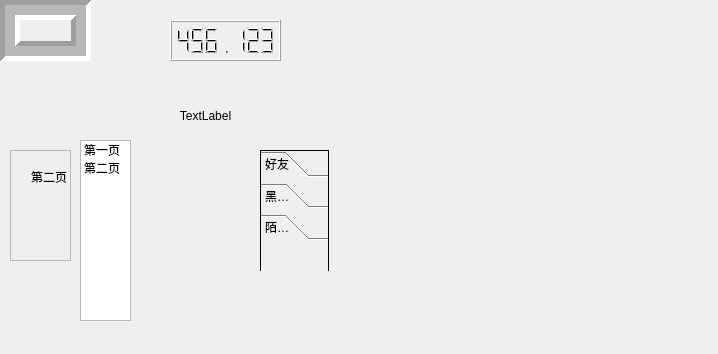
<?xml version="1.0" encoding="UTF-8"?>
<ui version="4.0">
 <class>Widget</class>
 <widget class="QWidget" name="Widget">
  <property name="geometry">
   <rect>
    <x>0</x>
    <y>0</y>
    <width>718</width>
    <height>354</height>
   </rect>
  </property>
  <property name="windowTitle">
   <string>Widget</string>
  </property>
  <widget class="QFrame" name="frame">
   <property name="geometry">
    <rect>
     <x>0</x>
     <y>0</y>
     <width>91</width>
     <height>61</height>
    </rect>
   </property>
   <property name="frameShape">
    <enum>QFrame::Box</enum>
   </property>
   <property name="frameShadow">
    <enum>QFrame::Sunken</enum>
   </property>
   <property name="lineWidth">
    <number>5</number>
   </property>
   <property name="midLineWidth">
    <number>10</number>
   </property>
  </widget>
  <widget class="QLabel" name="label">
   <property name="geometry">
    <rect>
     <x>160</x>
     <y>90</y>
     <width>91</width>
     <height>51</height>
    </rect>
   </property>
   <property name="text">
    <string>TextLabel</string>
   </property>
   <property name="alignment">
    <set>Qt::AlignCenter</set>
   </property>
   <property name="wordWrap">
    <bool>true</bool>
   </property>
  </widget>
  <widget class="QLCDNumber" name="lcdNumber">
   <property name="geometry">
    <rect>
     <x>170</x>
     <y>20</y>
     <width>111</width>
     <height>41</height>
    </rect>
   </property>
   <property name="numDigits">
    <number>7</number>
   </property>
   <property name="value" stdset="0">
    <double>456.122999999999990</double>
   </property>
  </widget>
  <widget class="QListWidget" name="listWidget">
   <property name="geometry">
    <rect>
     <x>80</x>
     <y>140</y>
     <width>51</width>
     <height>181</height>
    </rect>
   </property>
   <item>
    <property name="text">
     <string>第一页</string>
    </property>
   </item>
   <item>
    <property name="text">
     <string>第二页</string>
    </property>
   </item>
  </widget>
  <widget class="QStackedWidget" name="stackedWidget">
   <property name="geometry">
    <rect>
     <x>10</x>
     <y>150</y>
     <width>61</width>
     <height>111</height>
    </rect>
   </property>
   <property name="frameShape">
    <enum>QFrame::StyledPanel</enum>
   </property>
   <property name="currentIndex">
    <number>1</number>
   </property>
   <widget class="QWidget" name="page">
    <widget class="QLabel" name="label_2">
     <property name="geometry">
      <rect>
       <x>30</x>
       <y>10</y>
       <width>54</width>
       <height>12</height>
      </rect>
     </property>
     <property name="text">
      <string>第一页</string>
     </property>
    </widget>
   </widget>
   <widget class="QWidget" name="page_2">
    <widget class="QLabel" name="label_3">
     <property name="geometry">
      <rect>
       <x>20</x>
       <y>20</y>
       <width>54</width>
       <height>12</height>
      </rect>
     </property>
     <property name="text">
      <string>第二页</string>
     </property>
    </widget>
   </widget>
  </widget>
  <widget class="QToolBox" name="toolBox">
   <property name="geometry">
    <rect>
     <x>260</x>
     <y>150</y>
     <width>69</width>
     <height>121</height>
    </rect>
   </property>
   <property name="frameShape">
    <enum>QFrame::Box</enum>
   </property>
   <property name="currentIndex">
    <number>2</number>
   </property>
   <widget class="QWidget" name="page_3">
    <property name="geometry">
     <rect>
      <x>0</x>
      <y>0</y>
      <width>67</width>
      <height>41</height>
     </rect>
    </property>
    <attribute name="label">
     <string>好友</string>
    </attribute>
   </widget>
   <widget class="QWidget" name="page_5">
    <attribute name="label">
     <string>黑名单</string>
    </attribute>
   </widget>
   <widget class="QWidget" name="page_4">
    <property name="geometry">
     <rect>
      <x>0</x>
      <y>0</y>
      <width>67</width>
      <height>41</height>
     </rect>
    </property>
    <attribute name="label">
     <string>陌生人</string>
    </attribute>
   </widget>
  </widget>
 </widget>
 <layoutdefault spacing="6" margin="11"/>
 <resources/>
 <connections>
  <connection>
   <sender>listWidget</sender>
   <signal>currentRowChanged(int)</signal>
   <receiver>stackedWidget</receiver>
   <slot>setCurrentIndex(int)</slot>
   <hints>
    <hint type="sourcelabel">
     <x>372</x>
     <y>145</y>
    </hint>
    <hint type="destinationlabel">
     <x>267</x>
     <y>224</y>
    </hint>
   </hints>
  </connection>
 </connections>
</ui>
